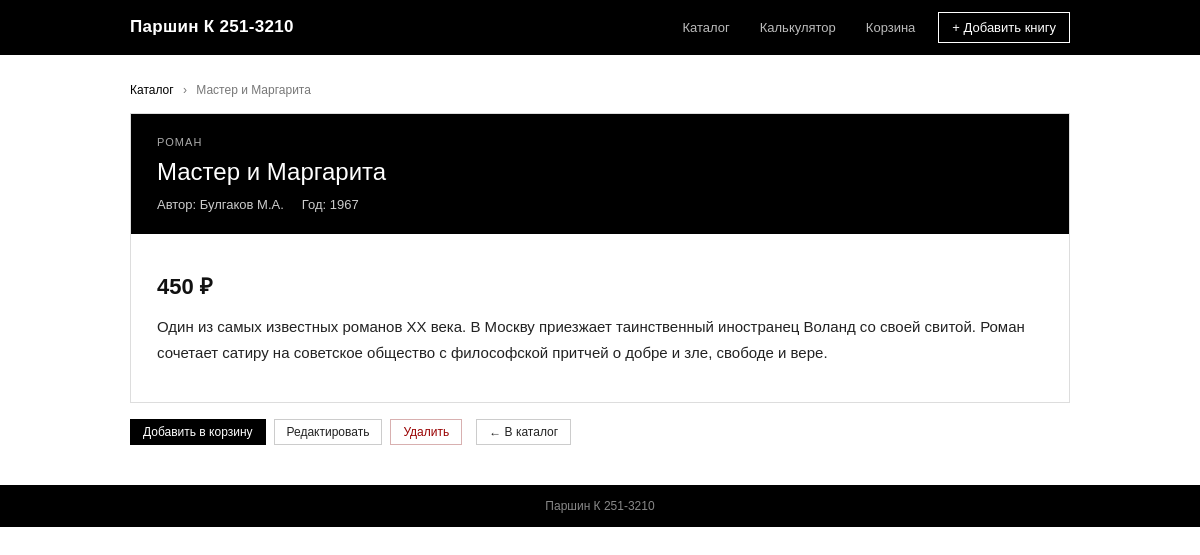
Screenshot of /book/1 with the database file from the repository.
### tables this page shows
CREATE TABLE IF NOT EXISTS books (
    id          INT AUTO_INCREMENT PRIMARY KEY,
    title       VARCHAR(200) NOT NULL,
    author      VARCHAR(150) NOT NULL,
    genre       VARCHAR(50)  NOT NULL DEFAULT 'Разное',
    year        SMALLINT     DEFAULT NULL,
    price       DECIMAL(8,2) NOT NULL DEFAULT 0,
    description TEXT,
    added_at    DATETIME     NOT NULL DEFAULT CURRENT_TIMESTAMP
);

### Controllers/BookController.php (called while the page is built, shortened)
<?php
class BookController
{
    public function view(?string $id = null): void
    {
        $book = Book::findById((int) $id);
        require __DIR__ . '/../views/book/view.php';
    }
}

### autoload.php (called while the page is built, shortened)
<?php
spl_autoload_register(function (string $class): void {
    $path = __DIR__ . '/' . str_replace(['MyProject\\', '\\'], ['', '/'], $class) . '.php';
});

### Models/Book.php (called while the page is built, shortened)
<?php
class Book
{
    private static ?\PDO $pdo = null;
    public static function db(): \PDO
    {
        if (self::$pdo === null) {
            self::$pdo = new \PDO(
                'mysql:host=localhost;dbname=bookstore;charset=utf8',
                'root',
                '',
                [\PDO::ATTR_ERRMODE => \PDO::ERRMODE_EXCEPTION]
            );
        }
        return self::$pdo;
    }
    public static function findById(int $id): ?array
    {
        $stmt = self::db()->prepare('SELECT * FROM books WHERE id = ?');
        $stmt->execute([$id]);
        $row = $stmt->fetch(\PDO::FETCH_ASSOC);
        return $row ?: null;
    }
}

### views/book/view.php (the view, shortened to what this page needs)
<?php require __DIR__ . '/../layout/header.php'; ?>
<div class="bc">
    <a href="<?= url('book') ?>">Каталог</a>
    <span>›</span>
    <?= htmlspecialchars(mb_substr($book['title'], 0, 50)) ?>
</div>
<div class="book-page">
    <div class="book-page-header">
        <div class="book-page-genre"><?= htmlspecialchars($book['genre'] ?: 'Разное') ?></div>
        <div class="book-page-title"><?= htmlspecialchars($book['title']) ?></div>
        <div class="book-page-meta">
            <span>Автор: <?= htmlspecialchars($book['author']) ?></span>
            <?php if ($book['year']): ?><span>Год: <?= (int)$book['year'] ?></span><?php endif; ?>
        </div>
    </div>
    <div class="book-page-body">
        <div class="book-price-tag"><?= number_format((float)$book['price'], 0, '.', ' ') ?> ₽</div>
        <?php if ($book['description']): ?>
            <div class="book-desc">
                <?php foreach (explode("\n", htmlspecialchars($book['description'])) as $p):
                    $p = trim($p); if ($p): ?><p><?= $p ?></p><?php endif;
                endforeach; ?>
            </div>
        <?php else: ?>
            <p style="color:#888; font-size:13px;">Описание не добавлено.</p>
        <?php endif; ?>
    </div>
</div>
<div style="margin-top:16px; display:flex; gap:8px; align-items:center; flex-wrap:wrap;">
    <form method="POST" action="<?= url('book/' . $book['id'] . '/cart') ?>">
        <button type="submit" class="btn btn-primary">Добавить в корзину</button>
    </form>
    <a href="<?= url('book/' . $book['id'] . '/edit') ?>" class="btn">Редактировать</a>
    <form method="POST" action="<?= url('book/' . $book['id'] . '/delete') ?>"
          onsubmit="return confirm('Удалить эту книгу?')">
        <button class="btn btn-danger">Удалить</button>
    </form>
    <a href="<?= url('book') ?>" class="btn" style="margin-left:6px;">← В каталог</a>
</div>
<?php require __DIR__ . '/../layout/footer.php'; ?>

### index.php (shortened to what this page needs)
<?php
require_once __DIR__ . '/autoload.php';
function url(string $path): string {
    return BASE_PATH . '/' . ltrim($path, '/');
}
$requestPath = parse_url($_SERVER['REQUEST_URI'], PHP_URL_PATH);
$uri = trim(substr($requestPath, strlen(BASE_PATH)), '/');
$routes = [
    '~^book/(\d+)/edit$~'   => [\MyProject\Controllers\BookController::class, 'edit'],
    '~^book/(\d+)/delete$~' => [\MyProject\Controllers\BookController::class, 'delete'],
    '~^book/(\d+)/cart$~'   => [\MyProject\Controllers\BookController::class, 'cartAdd'],
    '~^book/(\d+)$~'        => [\MyProject\Controllers\BookController::class, 'view'],
    '~^book/create$~'       => [\MyProject\Controllers\BookController::class, 'create'],
    '~^book/?$~'            => [\MyProject\Controllers\BookController::class, 'index'],
    '~^cart/(\d+)/update$~' => [\MyProject\Controllers\BookController::class, 'cartUpdate'],
    '~^cart/(\d+)/remove$~' => [\MyProject\Controllers\BookController::class, 'cartRemove'],
    '~^cart/clear$~'        => [\MyProject\Controllers\BookController::class, 'cartClear'],
    '~^cart$~'               => [\MyProject\Controllers\BookController::class, 'cartView'],
    '~^$~'                   => [\MyProject\Controllers\BookController::class, 'index'],
];
foreach ($routes as $pattern => $handler) {
    if (preg_match($pattern, $uri, $matches)) {
        [$controllerClass, $method] = $handler;
        $controller = new $controllerClass();
        $id = $matches[1] ?? null;
        $controller->$method($id);
        break;
    }
}

### views/layout/header.php (shortened to what this page needs)
<!DOCTYPE html>
<html lang="ru">
<head>
</head>
<body>
<header class="header">
    <div class="header-inner">
        <a href="<?= url('') ?>" class="logo">Паршин К 251-3210</a>
        <nav class="nav">
            <a href="<?= url('book') ?>">Каталог</a>
            <a href="<?= url('calculator.php') ?>">Калькулятор</a>
            <a href="<?= url('cart') ?>" class="cart-link">Корзина<?php if (!empty($cartCount)): ?><span class="cart-badge"><?= $cartCount ?></span><?php endif; ?></a>
            <a href="<?= url('book/create') ?>" class="btn-add">+ Добавить книгу</a>
        </nav>
    </div>
</header>
<div class="wrap">

### views/layout/footer.php
</div>
<footer class="footer">Паршин К 251-3210</footer>
</body>
</html>

### views/layout/header.php (style rules this page uses)
* { box-sizing: border-box; margin: 0; padding: 0; }
body { font-family: Arial, Helvetica, sans-serif; background: #fff; color: #111; font-size: 14px; min-height: 100vh; }
.header { background: #000; border-bottom: 1px solid #000; }
.header-inner { max-width: 980px; margin: 0 auto; padding: 0 20px; display: flex; align-items: center; justify-content: space-between; height: 54px; }
.logo { font-size: 17px; font-weight: bold; color: #fff; text-decoration: none; letter-spacing: .3px; }
.nav { display: flex; gap: 4px; align-items: center; }
.nav a { color: #bbb; text-decoration: none; font-size: 13px; padding: 7px 13px; }
.nav .btn-add { border: 1px solid #fff; color: #fff; margin-left: 6px; }
.nav .cart-link { position: relative; }
.wrap { max-width: 980px; margin: 28px auto; padding: 0 20px; }
.btn { display: inline-block; font-size: 12px; padding: 5px 12px; border: 1px solid #ccc; background: #fff; color: #222; text-decoration: none; cursor: pointer; font-family: inherit; }
.btn-primary { background: #000; color: #fff; border-color: #000; }
.btn-danger { color: #900; border-color: #d8b0b0; }
.book-page { background: #fff; border: 1px solid #ddd; }
.book-page-header { background: #000; padding: 22px 26px; }
.book-page-genre { font-size: 11px; color: #aaa; text-transform: uppercase; letter-spacing: .1em; margin-bottom: 8px; }
.book-page-title { font-size: 24px; color: #fff; line-height: 1.3; margin-bottom: 10px; }
.book-page-meta { font-size: 13px; color: #ccc; display: flex; gap: 18px; flex-wrap: wrap; }
.book-page-body { padding: 22px 26px; }
.book-desc { font-size: 15px; line-height: 1.75; color: #222; }
.book-desc p { margin-bottom: .9em; }
.book-price-tag { font-size: 22px; font-weight: bold; margin: 14px 0; }
.bc { font-size: 12px; color: #777; margin-bottom: 16px; }
.bc a { color: #000; text-decoration: none; }
.bc span { margin: 0 6px; }
.footer { background: #000; color: #888; text-align: center; padding: 14px; font-size: 12px; margin-top: 40px; }

### rows the page displays
books: title "Мастер и Маргарита", genre "РОМАН", author "Булгаков М.А.", year "1967", price "450", description "Один из самых известных романов XX века. В Москву приезжает таинственный иностранец Воланд со своей свитой. Роман сочетает сатиру на советское общество с философской притчей о добре и зле, свободе и вере."
